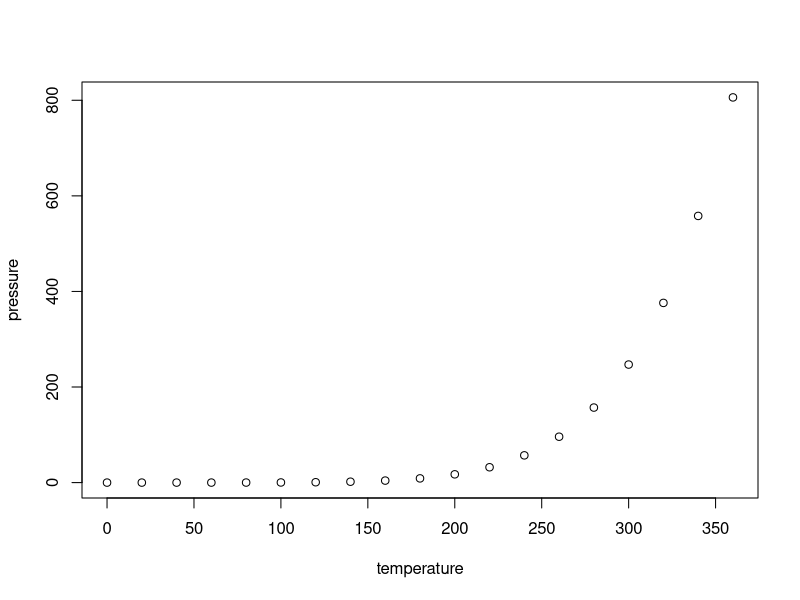
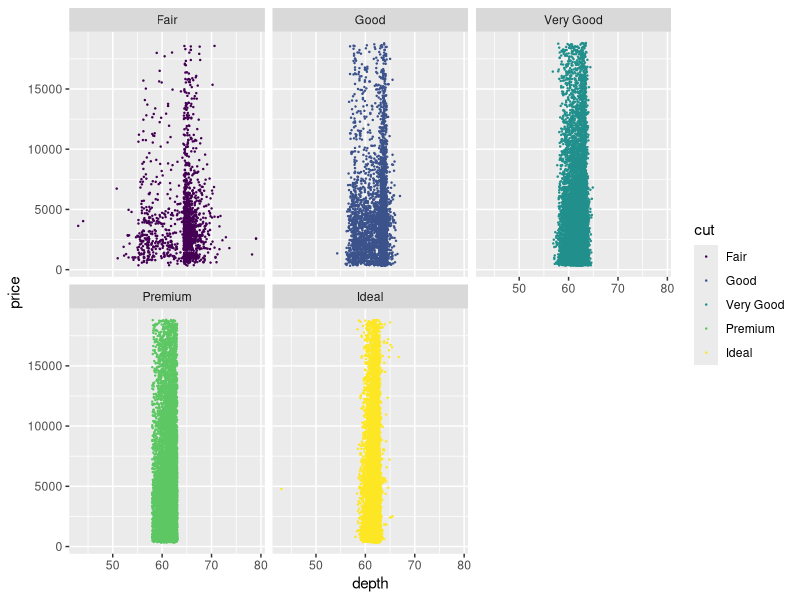
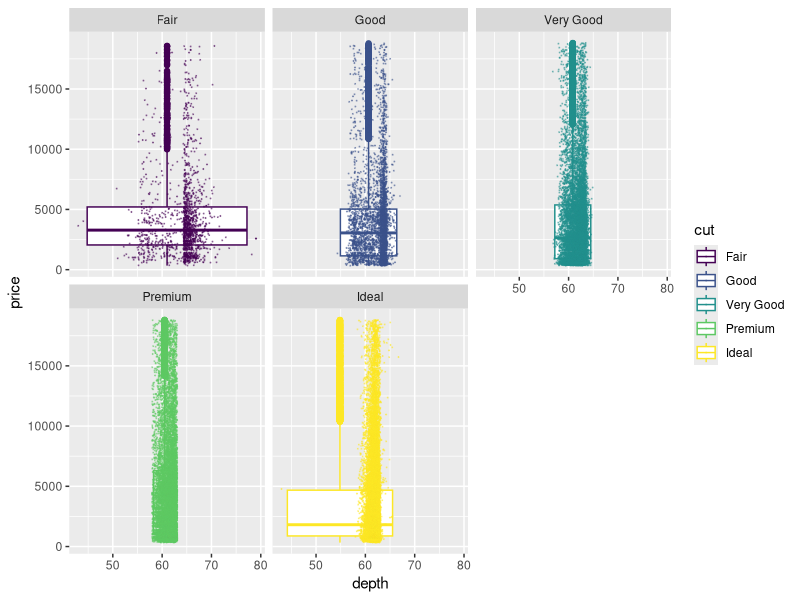
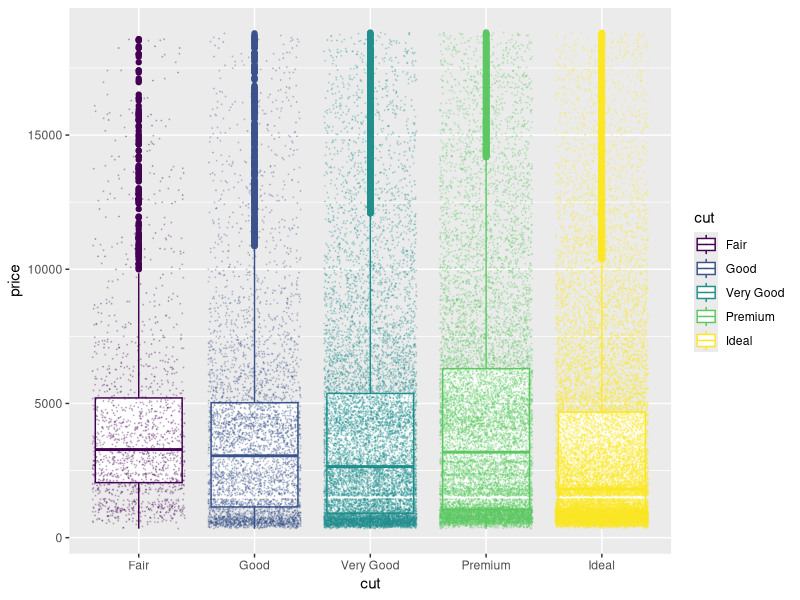
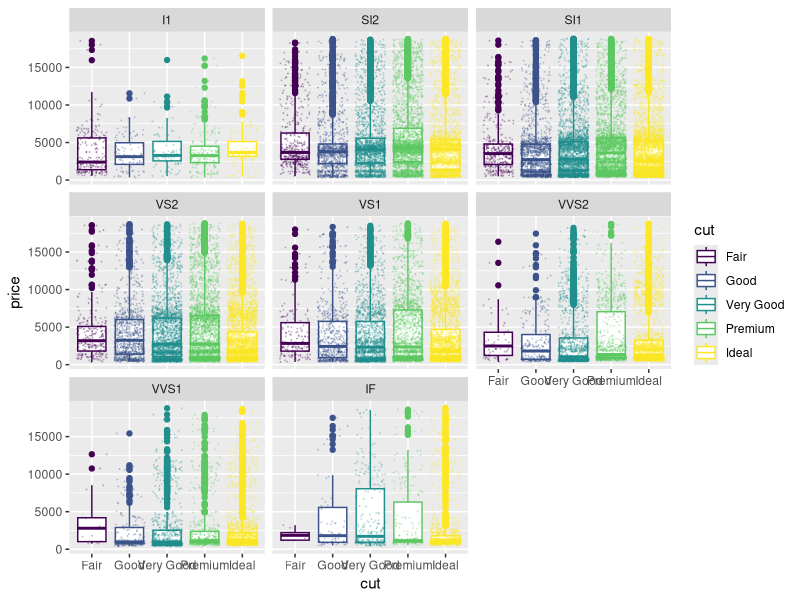

These figures' R source, in order:
## ---- chunk 1
1 + 1
## ---- chunk 2
#| echo: false
2 * 2
## ---- chunk 3
x = c(1:100)
xi = sum(x)/length(x)
xi
## ---- chunk 4
x1 = c(1:10, NaN, 10:-20, NaN, 27)
x1i = sum(x1, na.rm = TRUE)/length(x1)
x1i

## ---- chunk 5
x1 = c(1:10, NaN, 10:-20, NaN, 27)
x1i = sum(x1)/length(x1)
x1i
## ---- chunk 6
library(tidyverse)

plot(pressure)

## ---- chunk 7
library(tidyverse); library(ggplot2); 
#data("diamonds")

df = diamonds %>% ggplot(aes(x=depth, y=price, color = cut)) + geom_point(size=0.2) + facet_wrap(cut ~.)
df
## ---- chunk 8
library(tidyverse); library(ggplot2); 
#data("diamonds")

df = diamonds %>% ggplot(aes(x=depth, y=price, color = cut)) + geom_boxplot() + geom_jitter(size=0.1, alpha = 0.4) + facet_wrap(cut ~.)
df
## ---- chunk 9
library(tidyverse); library(ggplot2); 
#data("diamonds")

df = diamonds %>% ggplot(aes(x=cut, y=price, color = cut)) + geom_boxplot() + geom_jitter(size=0.1, alpha = 0.2) 
df
## ---- chunk 10
library(tidyverse); library(ggplot2); 
#data("diamonds")

df = diamonds %>% ggplot(aes(x=cut, y=price, color = cut)) + geom_boxplot() + geom_jitter(size=0.1, alpha = 0.2) + facet_wrap(clarity ~.)
df
